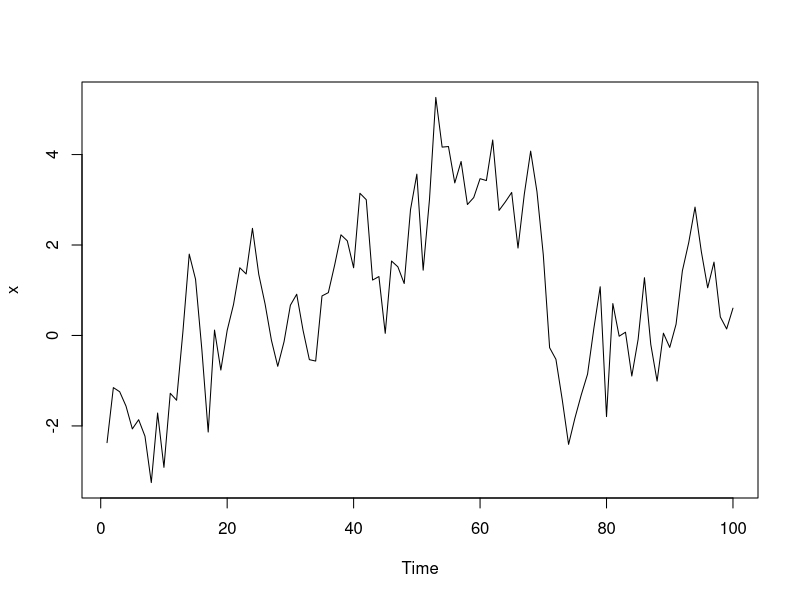

Generate this figure with R: (Note: this script raises an error after producing the figure.)
## ---- chunk 1
# Generate 100 observations from the AR(1) model
x <- arima.sim(model = list(order = c(1, 0, 0), ar = .9), n = 100) 

# Plot the generated data 
plot(x)

# Plot the sample P/ACF pair
plot(acf2(x))

# Fit an AR(1) to the data and examine the t-table
sarima(x, p = 1, d = 0, q = 0)

# This one is shows ar1(ar order 1 param) = 0.7 when we set sim ar(order 1) =  0.9: Not bad, but not brilliant either

## ---- chunk 2
x <- arima.sim(model = list(order = c(2, 0, 0), ar = c(1.5, -.75)), n = 200)

# astsa is preloaded

# Plot x
plot(x)

# Plot the sample P/ACF of x
plot(acf2(x))

# Fit an AR(2) to the data and examine the t-table
sarima(x, p = 2, d = 0, q = 0)

# This one is very close ttable shows ar1 = 1.52 and ar2 = -0.78 - very close to our sim paramerters
## ---- chunk 3
x <- arima.sim(model = list(order = c(0, 0, 1), ma = -.8), n = 100)

# astsa is preloaded

# Plot x
plot(x)

# Plot the sample P/ACF of x
plot(acf2(x))

# Fit an MA(1) to the data and examine the t-table
sarima(x, p = 0, d = 0, q = 1)


## ---- chunk 4
x <- arima.sim(model = list(order = c(2, 0, 1), ar = c(1, -.9), ma = .8), n = 250)

# astsa is preloaded

# Plot x
plot(x)

# Plot the sample P/ACF of x
plot(acf2(x))

# Fit an ARMA(2,1) to the data and examine the t-table
sarima(x, p = 2, d = 0, q = 1)
## ---- chunk 5
# prep data
dl_varve <- diff(log(varve))
plot(dl_varve)

# Fit an MA(1) to dl_varve.   
sarima(dl_varve, p = 0, d = 0, q = 1)

# Fit an MA(2) to dl_varve. Improvement?
sarima(dl_varve, p = 0, d = 0, q = 2)

# Fit an ARMA(1,1) to dl_varve. Improvement?
sarima(dl_varve, p = 1, d = 0, q = 1)

## ---- chunk 6
# Fit an MA(1) to dl_varve. Examine the residuals  
sarima(dl_varve, p = 1, d = 0, q = 0)

# Fit an ARMA(1,1) to dl_varve. Examine the residuals
sarima(dl_varve, p = 1, d = 0, q = 1)

## ---- chunk 7
# Calculate approximate oil returns
oil_returns <- diff(log(oil))

# Plot oil_returns. Notice the outliers.
plot(oil_returns)

# Plot the P/ACF pair for oil_returns
plot(acf2(oil_returns))

# Assuming both P/ACF are tailing, fit a model to oil_returns
sarima(oil_returns, p = 1, d = 0, q = 1)

